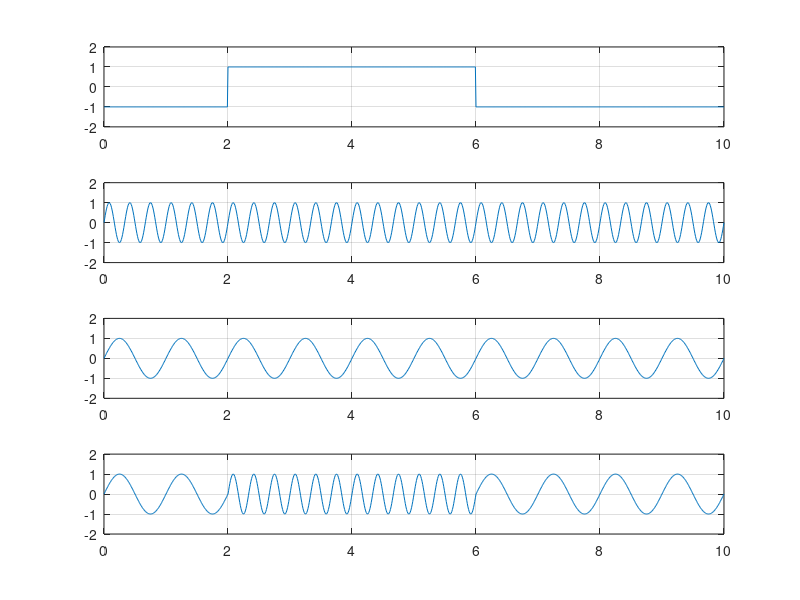

MATLAB code to generate this figure:
clear;
clc;
b = randi([0,1],1,10);
n = length(b);
t = 0:.01:n;
x = 1:1:(n+1)*100;
for i = 1:n
if (b(i) == 0)
b_p(i) = -1;
else
b_p(i) = 1;
end
for j = i:.1:i+1
bw(x(i*100:(i+1)*100)) = b_p(i);
end
end
bw = bw(100:end);
wo = 2*(2*pi*t);
W = 1*(2*pi*t);
sinHt = sin(wo+W);
sinLt = sin(wo-W);
st = sin(wo+(bw).*W);
subplot(4,1,1)
plot(t,bw)
grid on ; axis([0 n -2 +2])
subplot(4,1,2)
plot(t,sinHt)
grid on ; axis([0 n -2 +2])
subplot(4,1,3)
plot(t,sinLt)
grid on ; axis([0 n -2 +2])
subplot(4,1,4)
plot(t,st)
grid on ; axis([0 n -2 +2])